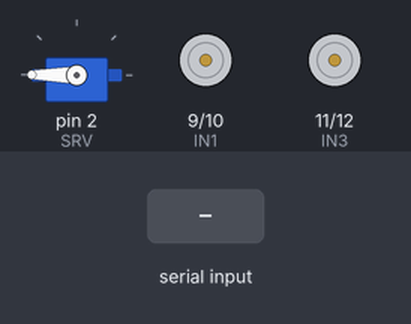
Recording of a sketch running on a simulated Arduino Uno, built with avr-gcc and run on an emulated ATmega328P. On the bench: servo, motor-driver pin pairs drawn as motors (green arrow = first pin HIGH = forward, orange = second pin HIGH = backward, longer = more drive, scaled by the enable pin). Inputs (shaded band) come from the test bench. What the sketch prints to the serial monitor is not drawn.

Above: at 1.2 s.
1.3 s: "I" received over Serial
At 2.0 s:
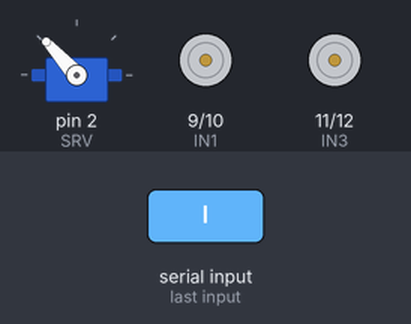
3.1 s: "F" received over Serial
At 4.0 s:
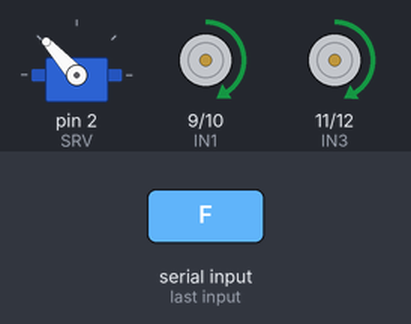
4.6 s: "C" received over Serial
At 5.4 s:
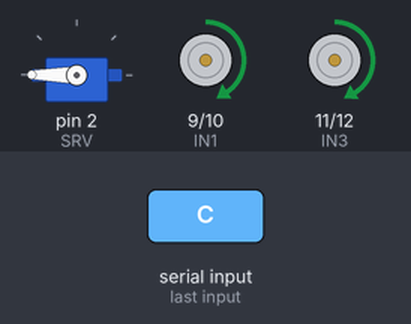
6.1 s: "B" received over Serial
At 7.3 s:
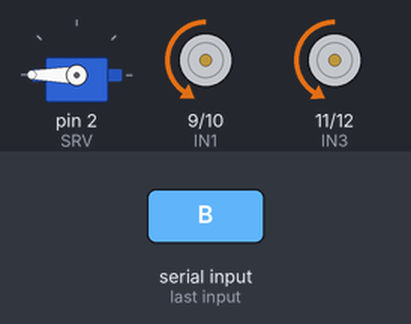
7.6 s: "R" received over Serial
At 8.8 s:
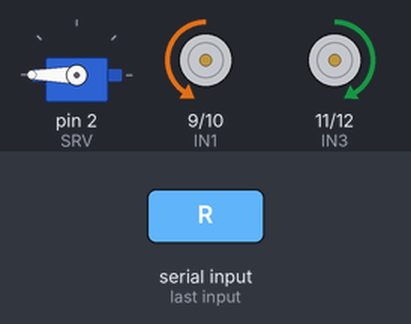
9.1 s: "L" received over Serial
At 10.1 s:
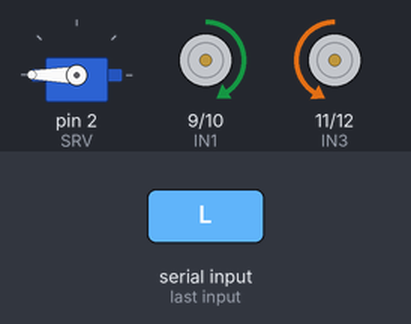
Timing chart, 0 to 11.6 s (numbered marks = the images above; inputs shaded):
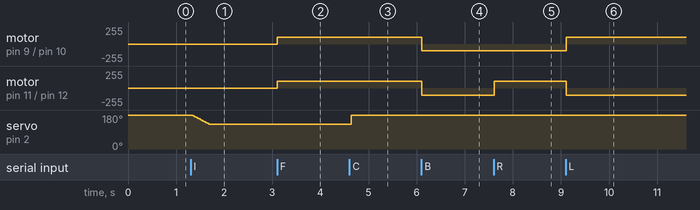

The sketch:

Robot_MADYaS.ino
```cpp
/*
 * Code by Yodha Ardiansyah
 * Instagram: @yodhaar_
 */

#include <Servo.h>

Servo servo;

int SRV = 2; // Servo
int ENA = 5; // Enable A
int ENB = 6; // Enable B
int IN1 = 9; // Input 1
int IN2 = 10; // Input 2
int IN3 = 11; // Input 3
int IN4 = 12; // Input 4

char val;
int myservo = 180;
int ena_speed = 102;
int enb_speed = 105;
bool moving = false;
bool reversing = false;
int original_value = 102;

void setup() {
  servo.attach(SRV);
  Serial.begin(9600);
  pinMode(ENA, OUTPUT);
  pinMode(ENB, OUTPUT);
  pinMode(IN1, OUTPUT);
  pinMode(IN2, OUTPUT);
  pinMode(IN3, OUTPUT);
  pinMode(IN4, OUTPUT);
  servo.write(myservo);
}

void loop() {
  if (val == 'D') { // OPEN
    if (myservo <= 180) {
      myservo += 4;
      delay(30);
      servo.write(myservo);
    }
  }
  if (val == 'I') { // CLOSE
    if (myservo >= 135) {
      myservo -= 4;
      delay(30);
      servo.write(myservo);
    }
  }
  if (val == 'C') { // START OPENING GRIPPER
    if (myservo <= 180) {
      myservo = 180;
      delay(30);
      servo.write(myservo);
    }
  }
  if (val == 'A') {
    if (ena_speed < 252 && enb_speed < 255) {
      ena_speed += 50;
      enb_speed += 50;
      delay(100);
    }
  }
  if (val == 'Y') {
    if (ena_speed > 102 && enb_speed > 105) {
      ena_speed -= 50;
      enb_speed -= 50;
      delay(100);
    }
  }

  while (Serial.available() > 0) {
    val = Serial.read();
    Serial.println(val);
  }

  // Motor Driver Control
  if (val == 'F') {
    // MOVE FORWARD
    if (!moving) {
      moving = true;
      analogWrite(ENA, 102);
      analogWrite(ENB, 105);
      digitalWrite(IN1, HIGH);
      digitalWrite(IN2, LOW);
      digitalWrite(IN3, HIGH);
      digitalWrite(IN4, LOW);
      delay(100);
    } else {
      analogWrite(ENA, ena_speed);
      analogWrite(ENB, enb_speed);
      digitalWrite(IN1, HIGH);
      digitalWrite(IN2, LOW);
      digitalWrite(IN3, HIGH);
      digitalWrite(IN4, LOW);
    }
  } else if (val == 'B') {
    // MOVE BACKWARD
    if (!moving) {
      moving = true;
      original_value = enb_speed;
      enb_speed -= (enb_speed * 0.02);
      reversing = true;
      analogWrite(ENA, 102);
      analogWrite(ENB, 105);
      digitalWrite(IN1, LOW);
      digitalWrite(IN2, HIGH);
      digitalWrite(IN3, LOW);
      digitalWrite(IN4, HIGH);
      delay(100);
    } else {
      analogWrite(ENA, ena_speed);
      analogWrite(ENB, enb_speed);
      digitalWrite(IN1, LOW);
      digitalWrite(IN2, HIGH);
      digitalWrite(IN3, LOW);
      digitalWrite(IN4, HIGH);
    }
  } else if (val == 'R') {
    // TURN LEFT
    if (!moving) {
      moving = true;
      analogWrite(ENA, 102);
      analogWrite(ENB, 105);
      digitalWrite(IN1, LOW);
      digitalWrite(IN2, HIGH);
      digitalWrite(IN3, HIGH);
      digitalWrite(IN4, LOW);
      delay(100);
    } else {
      if (ena_speed == 102 && enb_speed == 105) {
        analogWrite(ENA, ena_speed);
        analogWrite(ENB, enb_speed);
        digitalWrite(IN1, LOW);
        digitalWrite(IN2, HIGH);
        digitalWrite(IN3, HIGH);
        digitalWrite(IN4, LOW);
      } else {
        analogWrite(ENA, ena_speed - 50);
        analogWrite(ENB, enb_speed - 50);
        digitalWrite(IN1, LOW);
        digitalWrite(IN2, HIGH);
        digitalWrite(IN3, HIGH);
        digitalWrite(IN4, LOW);
      }
    }
  } else if (val == 'L') {
    // TURN RIGHT
    if (!moving) {
      moving = true;
      analogWrite(ENA, 102);
      analogWrite(ENB, 105);
      digitalWrite(IN1, HIGH);
      digitalWrite(IN2, LOW);
      digitalWrite(IN3, LOW);
      digitalWrite(IN4, HIGH);
      delay(100);
    } else {
      if (ena_speed == 102 && enb_speed == 105) {
        analogWrite(ENA, ena_speed);
        analogWrite(ENB, enb_speed);
        digitalWrite(IN1, HIGH);
        digitalWrite(IN2, LOW);
        digitalWrite(IN3, LOW);
        digitalWrite(IN4, HIGH);
      } else {
        analogWrite(ENA, ena_speed - 50);
        analogWrite(ENB, enb_speed - 50);
        digitalWrite(IN1, HIGH);
        digitalWrite(IN2, LOW);
        digitalWrite(IN3, LOW);
        digitalWrite(IN4, HIGH);
      }
    }
  } else if (val == 'S') {
    moving = false;
    if (reversing) {
      reversing = false;
      enb_speed = original_value;
    }
    // STOP
    digitalWrite(IN1, LOW);
    digitalWrite(IN2, LOW);
    digitalWrite(IN3, LOW);
    digitalWrite(IN4, LOW);
  }
  Serial.print(ena_speed);
  Serial.print(enb_speed);
}
```

Measured:
- after the input at 1.3 s, servo on pin 2 (SRV): moves from 180° to 132° over 0.33 s, starting after 0.05 s
- after the input at 3.1 s, motor on pin 9 (IN1) / pin 10 (IN2): stopped → forward 102/255 at once; motor on pin 11 (IN3) / pin 12 (IN4): stopped → forward 105/255 at once
- after the input at 4.6 s, servo on pin 2 (SRV): 132° → 180° at once
- after the input at 6.1 s, motor on pin 9 (IN1) / pin 10 (IN2): forward 102/255 → backward 102/255 at once; motor on pin 11 (IN3) / pin 12 (IN4): forward 105/255 → backward 105/255 at once
- after the input at 7.6 s, motor on pin 11 (IN3) / pin 12 (IN4): backward 105/255 → forward 105/255 at once
- after the input at 9.1 s, motor on pin 9 (IN1) / pin 10 (IN2): backward 102/255 → forward 102/255 at once; motor on pin 11 (IN3) / pin 12 (IN4): forward 105/255 → backward 105/255 at once
